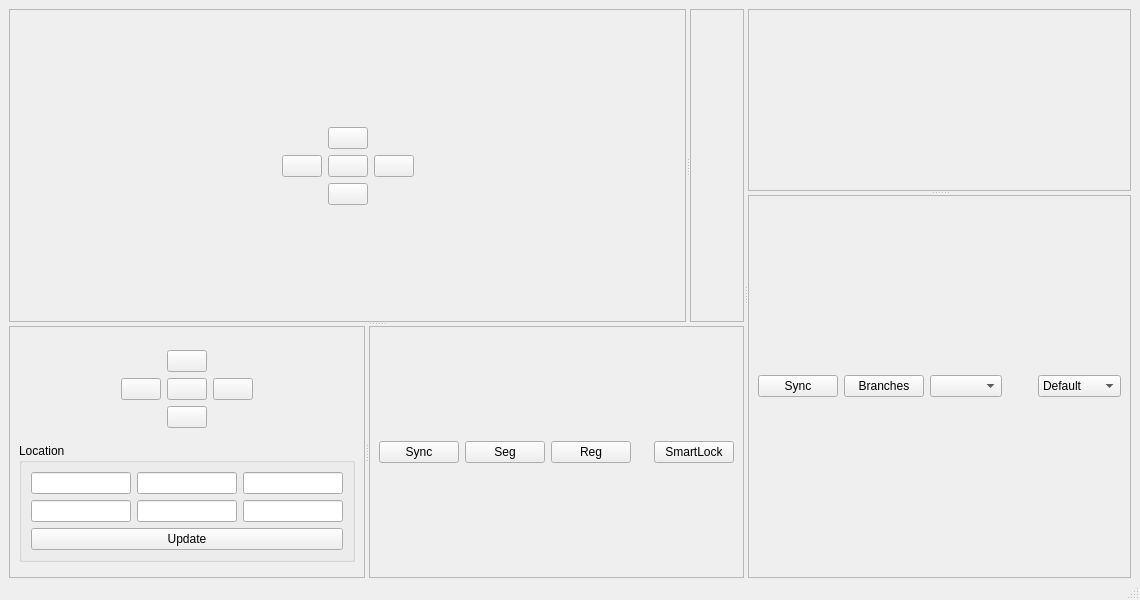
<?xml version="1.0" encoding="UTF-8"?>
<ui version="4.0">
 <class>MainWindow</class>
 <widget class="QMainWindow" name="MainWindow">
  <property name="geometry">
   <rect>
    <x>0</x>
    <y>0</y>
    <width>1140</width>
    <height>600</height>
   </rect>
  </property>
  <property name="sizePolicy">
   <sizepolicy hsizetype="Preferred" vsizetype="Preferred">
    <horstretch>0</horstretch>
    <verstretch>0</verstretch>
   </sizepolicy>
  </property>
  <property name="windowTitle">
   <string>MainWindow</string>
  </property>
  <widget class="QWidget" name="centralwidget">
   <layout class="QVBoxLayout" name="verticalLayout_13">
    <property name="bottomMargin">
     <number>0</number>
    </property>
    <item>
     <widget class="QSplitter" name="splitter_5">
      <property name="orientation">
       <enum>Qt::Horizontal</enum>
      </property>
      <widget class="QSplitter" name="splitter_4">
       <property name="orientation">
        <enum>Qt::Vertical</enum>
       </property>
       <widget class="QSplitter" name="splitter_2">
        <property name="orientation">
         <enum>Qt::Horizontal</enum>
        </property>
        <widget class="QFrame" name="frame">
         <property name="sizePolicy">
          <sizepolicy hsizetype="Minimum" vsizetype="Preferred">
           <horstretch>0</horstretch>
           <verstretch>0</verstretch>
          </sizepolicy>
         </property>
         <property name="frameShape">
          <enum>QFrame::StyledPanel</enum>
         </property>
         <property name="frameShadow">
          <enum>QFrame::Raised</enum>
         </property>
         <layout class="QVBoxLayout" name="verticalLayout">
          <item>
           <spacer name="verticalSpacer">
            <property name="orientation">
             <enum>Qt::Vertical</enum>
            </property>
            <property name="sizeHint" stdset="0">
             <size>
              <width>20</width>
              <height>109</height>
             </size>
            </property>
           </spacer>
          </item>
          <item>
           <layout class="QHBoxLayout" name="horizontalLayout_10">
            <item>
             <spacer name="horizontalSpacer_2">
              <property name="orientation">
               <enum>Qt::Horizontal</enum>
              </property>
              <property name="sizeHint" stdset="0">
               <size>
                <width>40</width>
                <height>20</height>
               </size>
              </property>
             </spacer>
            </item>
            <item>
             <widget class="QWidget" name="widget_9" native="true">
              <layout class="QVBoxLayout" name="verticalLayout_8">
               <item>
                <layout class="QGridLayout" name="gridLayout">
                 <item row="0" column="1">
                  <widget class="QPushButton" name="btnUpElevation"/>
                 </item>
                 <item row="1" column="2">
                  <widget class="QPushButton" name="btnRightElevation"/>
                 </item>
                 <item row="1" column="1">
                  <widget class="QPushButton" name="btnResetElevation"/>
                 </item>
                 <item row="2" column="1">
                  <widget class="QPushButton" name="btnDownElevation"/>
                 </item>
                 <item row="1" column="0">
                  <widget class="QPushButton" name="btnLeftElevation">
                   <property name="sizePolicy">
                    <sizepolicy hsizetype="Fixed" vsizetype="Fixed">
                     <horstretch>0</horstretch>
                     <verstretch>0</verstretch>
                    </sizepolicy>
                   </property>
                  </widget>
                 </item>
                </layout>
               </item>
              </layout>
             </widget>
            </item>
            <item>
             <spacer name="horizontalSpacer">
              <property name="orientation">
               <enum>Qt::Horizontal</enum>
              </property>
              <property name="sizeHint" stdset="0">
               <size>
                <width>40</width>
                <height>20</height>
               </size>
              </property>
             </spacer>
            </item>
           </layout>
          </item>
          <item>
           <spacer name="verticalSpacer_2">
            <property name="orientation">
             <enum>Qt::Vertical</enum>
            </property>
            <property name="sizeHint" stdset="0">
             <size>
              <width>20</width>
              <height>108</height>
             </size>
            </property>
           </spacer>
          </item>
         </layout>
        </widget>
        <widget class="QFrame" name="frame_2">
         <property name="frameShape">
          <enum>QFrame::StyledPanel</enum>
         </property>
         <property name="frameShadow">
          <enum>QFrame::Raised</enum>
         </property>
         <layout class="QVBoxLayout" name="layoutUS0"/>
        </widget>
       </widget>
       <widget class="QSplitter" name="splitter_3">
        <property name="orientation">
         <enum>Qt::Horizontal</enum>
        </property>
        <widget class="QFrame" name="frame_6">
         <property name="sizePolicy">
          <sizepolicy hsizetype="Minimum" vsizetype="Preferred">
           <horstretch>0</horstretch>
           <verstretch>0</verstretch>
          </sizepolicy>
         </property>
         <property name="frameShape">
          <enum>QFrame::StyledPanel</enum>
         </property>
         <property name="frameShadow">
          <enum>QFrame::Raised</enum>
         </property>
         <layout class="QVBoxLayout" name="verticalLayout_11">
          <item>
           <spacer name="verticalSpacer_3">
            <property name="orientation">
             <enum>Qt::Vertical</enum>
            </property>
            <property name="sizeHint" stdset="0">
             <size>
              <width>20</width>
              <height>14</height>
             </size>
            </property>
           </spacer>
          </item>
          <item>
           <layout class="QHBoxLayout" name="horizontalLayout_11">
            <item>
             <spacer name="horizontalSpacer_7">
              <property name="orientation">
               <enum>Qt::Horizontal</enum>
              </property>
              <property name="sizeHint" stdset="0">
               <size>
                <width>40</width>
                <height>20</height>
               </size>
              </property>
             </spacer>
            </item>
            <item>
             <widget class="QWidget" name="widget_10" native="true">
              <layout class="QVBoxLayout" name="verticalLayout_12">
               <item>
                <layout class="QGridLayout" name="gridLayout_2">
                 <item row="0" column="1">
                  <widget class="QPushButton" name="btnUpAzimuth"/>
                 </item>
                 <item row="1" column="2">
                  <widget class="QPushButton" name="btnRightAzimuth"/>
                 </item>
                 <item row="1" column="1">
                  <widget class="QPushButton" name="btnResetAzimuth"/>
                 </item>
                 <item row="2" column="1">
                  <widget class="QPushButton" name="btnDownAzimuth"/>
                 </item>
                 <item row="1" column="0">
                  <widget class="QPushButton" name="btnLeftAzimuth">
                   <property name="sizePolicy">
                    <sizepolicy hsizetype="Fixed" vsizetype="Fixed">
                     <horstretch>0</horstretch>
                     <verstretch>0</verstretch>
                    </sizepolicy>
                   </property>
                  </widget>
                 </item>
                </layout>
               </item>
              </layout>
             </widget>
            </item>
            <item>
             <spacer name="horizontalSpacer_8">
              <property name="orientation">
               <enum>Qt::Horizontal</enum>
              </property>
              <property name="sizeHint" stdset="0">
               <size>
                <width>40</width>
                <height>20</height>
               </size>
              </property>
             </spacer>
            </item>
           </layout>
          </item>
          <item>
           <widget class="QGroupBox" name="groupBox">
            <property name="title">
             <string>Location</string>
            </property>
            <layout class="QVBoxLayout" name="verticalLayout_2">
             <item>
              <layout class="QHBoxLayout" name="horizontalLayout">
               <item>
                <widget class="QLineEdit" name="originX">
                 <property name="maximumSize">
                  <size>
                   <width>100</width>
                   <height>16777215</height>
                  </size>
                 </property>
                </widget>
               </item>
               <item>
                <widget class="QLineEdit" name="originY">
                 <property name="maximumSize">
                  <size>
                   <width>100</width>
                   <height>16777215</height>
                  </size>
                 </property>
                </widget>
               </item>
               <item>
                <widget class="QLineEdit" name="originZ">
                 <property name="maximumSize">
                  <size>
                   <width>100</width>
                   <height>16777215</height>
                  </size>
                 </property>
                </widget>
               </item>
              </layout>
             </item>
             <item>
              <layout class="QHBoxLayout" name="horizontalLayout_2">
               <item>
                <widget class="QLineEdit" name="normX">
                 <property name="maximumSize">
                  <size>
                   <width>100</width>
                   <height>16777215</height>
                  </size>
                 </property>
                </widget>
               </item>
               <item>
                <widget class="QLineEdit" name="normY">
                 <property name="maximumSize">
                  <size>
                   <width>100</width>
                   <height>16777215</height>
                  </size>
                 </property>
                </widget>
               </item>
               <item>
                <widget class="QLineEdit" name="normZ">
                 <property name="maximumSize">
                  <size>
                   <width>100</width>
                   <height>16777215</height>
                  </size>
                 </property>
                </widget>
               </item>
              </layout>
             </item>
             <item>
              <widget class="QPushButton" name="btnPos">
               <property name="text">
                <string>Update</string>
               </property>
              </widget>
             </item>
            </layout>
           </widget>
          </item>
          <item>
           <spacer name="verticalSpacer_4">
            <property name="orientation">
             <enum>Qt::Vertical</enum>
            </property>
            <property name="sizeHint" stdset="0">
             <size>
              <width>20</width>
              <height>14</height>
             </size>
            </property>
           </spacer>
          </item>
         </layout>
        </widget>
        <widget class="QFrame" name="frame_4">
         <property name="frameShape">
          <enum>QFrame::StyledPanel</enum>
         </property>
         <property name="frameShadow">
          <enum>QFrame::Raised</enum>
         </property>
         <layout class="QVBoxLayout" name="layoutUS1">
          <item>
           <layout class="QHBoxLayout" name="horizontalLayout_3">
            <item>
             <widget class="QPushButton" name="btnSyncUSCT">
              <property name="text">
               <string>Sync</string>
              </property>
              <property name="checkable">
               <bool>true</bool>
              </property>
             </widget>
            </item>
            <item>
             <widget class="QPushButton" name="btnSeg">
              <property name="text">
               <string>Seg</string>
              </property>
             </widget>
            </item>
            <item>
             <widget class="QPushButton" name="btnReg">
              <property name="text">
               <string>Reg</string>
              </property>
             </widget>
            </item>
            <item>
             <spacer name="horizontalSpacer_5">
              <property name="orientation">
               <enum>Qt::Horizontal</enum>
              </property>
              <property name="sizeHint" stdset="0">
               <size>
                <width>40</width>
                <height>20</height>
               </size>
              </property>
             </spacer>
            </item>
            <item>
             <widget class="QPushButton" name="pushButton_16">
              <property name="text">
               <string>SmartLock</string>
              </property>
             </widget>
            </item>
           </layout>
          </item>
         </layout>
        </widget>
       </widget>
      </widget>
      <widget class="QSplitter" name="splitter">
       <property name="orientation">
        <enum>Qt::Vertical</enum>
       </property>
       <widget class="QFrame" name="frame_5">
        <property name="frameShape">
         <enum>QFrame::StyledPanel</enum>
        </property>
        <property name="frameShadow">
         <enum>QFrame::Raised</enum>
        </property>
        <layout class="QVBoxLayout" name="layout3D"/>
       </widget>
       <widget class="QFrame" name="frame_3">
        <property name="frameShape">
         <enum>QFrame::StyledPanel</enum>
        </property>
        <property name="frameShadow">
         <enum>QFrame::Raised</enum>
        </property>
        <layout class="QVBoxLayout" name="layoutCT">
         <item>
          <layout class="QHBoxLayout" name="horzSyncLayout">
           <item>
            <widget class="QPushButton" name="btnSyncCTUS">
             <property name="text">
              <string>Sync</string>
             </property>
             <property name="checkable">
              <bool>true</bool>
             </property>
            </widget>
           </item>
           <item>
            <widget class="QPushButton" name="btnBranches">
             <property name="text">
              <string>Branches</string>
             </property>
             <property name="checkable">
              <bool>true</bool>
             </property>
            </widget>
           </item>
           <item>
            <widget class="QComboBox" name="cboxBranches"/>
           </item>
           <item>
            <spacer name="horizontalSpacer_4">
             <property name="orientation">
              <enum>Qt::Horizontal</enum>
             </property>
             <property name="sizeHint" stdset="0">
              <size>
               <width>40</width>
               <height>20</height>
              </size>
             </property>
            </spacer>
           </item>
           <item>
            <widget class="QComboBox" name="cboxPreset">
             <item>
              <property name="text">
               <string>Default</string>
              </property>
             </item>
             <item>
              <property name="text">
               <string>CT - Liver</string>
              </property>
             </item>
            </widget>
           </item>
          </layout>
         </item>
        </layout>
       </widget>
      </widget>
     </widget>
    </item>
   </layout>
  </widget>
  <widget class="QMenuBar" name="menubar">
   <property name="geometry">
    <rect>
     <x>0</x>
     <y>0</y>
     <width>1140</width>
     <height>26</height>
    </rect>
   </property>
  </widget>
  <widget class="QStatusBar" name="statusbar"/>
 </widget>
 <resources/>
 <connections/>
</ui>
